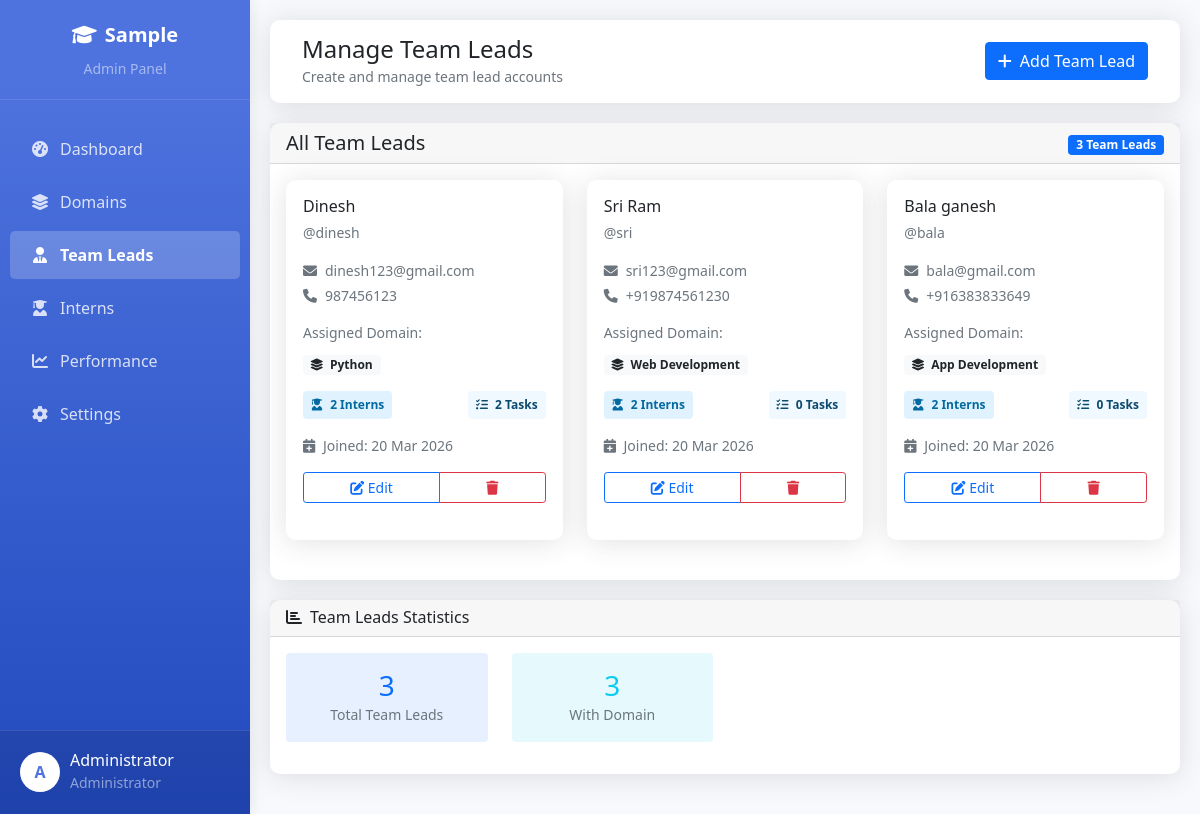
/admin/teamlead/manage.php (signed in), run on the app's committed database.
### tables this page shows
CREATE TABLE `company_details` (
  `id` int(11) NOT NULL AUTO_INCREMENT,
  `company_name` varchar(255) NOT NULL,
  `admin_username` varchar(50) NOT NULL,
  `admin_password` varchar(255) NOT NULL,
  `internship_duration` varchar(100) DEFAULT NULL,
  `office_timing` varchar(100) DEFAULT NULL,
  `min_score_for_job` int(11) DEFAULT 70,
  `created_at` timestamp NOT NULL DEFAULT current_timestamp(),
  `updated_at` timestamp NOT NULL DEFAULT current_timestamp() ON UPDATE current_timestamp(),
  PRIMARY KEY (`id`)
);

CREATE TABLE `users` (
  `id` int(11) NOT NULL AUTO_INCREMENT,
  `username` varchar(50) NOT NULL,
  `password` varchar(255) NOT NULL,
  `email` varchar(100) NOT NULL,
  `full_name` varchar(100) NOT NULL,
  `role` enum('admin','team_lead','intern') NOT NULL,
  `domain_id` int(11) DEFAULT NULL,
  `phone` varchar(20) DEFAULT NULL,
  `join_date` date DEFAULT NULL,
  `end_date` date DEFAULT NULL,
  `is_active` tinyint(1) DEFAULT 1,
  `created_at` timestamp NOT NULL DEFAULT current_timestamp(),
  PRIMARY KEY (`id`),
  UNIQUE KEY `username` (`username`),
  UNIQUE KEY `email` (`email`)
);

CREATE TABLE `domains` (
  `id` int(11) NOT NULL AUTO_INCREMENT,
  `domain_name` varchar(100) NOT NULL,
  `description` text DEFAULT NULL,
  `created_by` int(11) DEFAULT NULL,
  `created_at` timestamp NOT NULL DEFAULT current_timestamp(),
  PRIMARY KEY (`id`)
);

### admin/teamlead/manage.php (the view, shortened to what this page needs)
<?php
require_once '../../config/database.php';
$company_query = "SELECT company_name FROM company_details LIMIT 1";
$company_result = mysqli_query($conn, $company_query);
$company_data = mysqli_fetch_assoc($company_result);
$company_name = $company_data['company_name'] ?? 'Intern Management System';
$teamleads_query = "
    SELECT u.*, d.domain_name,
           (SELECT COUNT(*) FROM users i WHERE i.domain_id = u.domain_id AND i.role = 'intern' AND i.is_active = TRUE) as intern_count,
           (SELECT COUNT(*) FROM tasks t WHERE t.assigned_by = u.id) as tasks_assigned
    FROM users u
    LEFT JOIN domains d ON u.domain_id = d.id
    WHERE u.role = 'team_lead'
    ORDER BY u.is_active DESC, u.created_at DESC
";
$teamleads_result = mysqli_query($conn, $teamleads_query);
?>
<!DOCTYPE html>
<html lang="en">
<head>
    <link href="https://cdn.jsdelivr.net/npm/bootstrap@5.1.3/dist/css/bootstrap.min.css" rel="stylesheet">
    <link rel="stylesheet" href="https://cdnjs.cloudflare.com/ajax/libs/font-awesome/6.0.0/css/all.min.css">
</head>
<body>
    <div class="sidebar">
        <div class="sidebar-header">
            <a href="../dashboard.php" class="company-logo">
                <i class="fas fa-graduation-cap me-2"></i><?php echo $company_name; ?>
            </a>
            <small class="text-white-50 d-block mt-2">Admin Panel</small>
        </div>
        <div class="sidebar-menu">
            <a href="../dashboard.php" class="nav-link">
                <i class="fas fa-tachometer-alt"></i>Dashboard
            </a>
            <a href="../domains/manage.php" class="nav-link">
                <i class="fas fa-layer-group"></i>Domains
            </a>
            <a href="manage.php" class="nav-link active">
                <i class="fas fa-user-tie"></i>Team Leads
            </a>
            <a href="../intern/manage.php" class="nav-link">
                <i class="fas fa-user-graduate"></i>Interns
            </a>
            <a href="../performance/overview.php" class="nav-link">
                <i class="fas fa-chart-line"></i>Performance
            </a>
            <a href="../settings/company.php" class="nav-link">
                <i class="fas fa-cog"></i>Settings
            </a>
        </div>
        <div class="user-profile">
            <div class="d-flex align-items-center">
                <div class="profile-img">
                    <?php echo strtoupper(substr($_SESSION['full_name'], 0, 1)); ?>
                </div>
                <div>
                    <h6 class="mb-0"><?php echo $_SESSION['full_name']; ?></h6>
                    <small class="text-white-50">Administrator</small>
                </div>
            </div>
        </div>
    </div>
    <div class="main-content">
        <nav class="navbar-top">
            <div class="container-fluid">
                <div class="d-flex justify-content-between align-items-center w-100">
                    <div>
                        <h4 class="mb-0">Manage Team Leads</h4>
                        <small class="text-muted">Create and manage team lead accounts</small>
                    </div>
                    <div>
                        <a href="add.php" class="btn btn-primary">
                            <i class="fas fa-plus me-2"></i>Add Team Lead
                        </a>
                    </div>
                </div>
            </div>
        </nav>
        <div class="card">
            <div class="card-header d-flex justify-content-between align-items-center">
                <h5 class="mb-0">All Team Leads</h5>
                <div>
                    <span class="badge bg-primary">
                        <?php echo mysqli_num_rows($teamleads_result); ?> Team Leads
                    </span>
                </div>
            </div>
            <div class="card-body">
                <?php if (mysqli_num_rows($teamleads_result) > 0): ?>
                    <div class="row">
                        <?php while($tl = mysqli_fetch_assoc($teamleads_result)): ?>
                        <div class="col-md-6 col-lg-4 mb-4">
                            <div class="card user-card h-100">
                                <div class="card-body">
                                    <div class="d-flex justify-content-between align-items-start mb-3">
                                        <div>
                                            <h6 class="mb-1"><?php echo htmlspecialchars($tl['full_name']); ?></h6>
                                            <small class="text-muted">@<?php echo htmlspecialchars($tl['username']); ?></small>
                                        </div>
                                    </div>
                                    <div class="mb-3">
                                        <small class="text-muted d-block mb-1">
                                            <i class="fas fa-envelope me-2"></i><?php echo htmlspecialchars($tl['email']); ?>
                                        </small>
                                        <?php if (!empty($tl['phone'])): ?>
                                        <small class="text-muted d-block mb-1">
                                            <i class="fas fa-phone me-2"></i><?php echo htmlspecialchars($tl['phone']); ?>
                                        </small>
                                        <?php endif; ?>
                                    </div>
                                    <div class="mb-3">
                                        <small class="text-muted d-block mb-2">Assigned Domain:</small>
                                        <?php if ($tl['domain_name']): ?>
                                            <span class="badge bg-light text-dark">
                                                <i class="fas fa-layer-group me-1"></i>
                                                <?php echo htmlspecialchars($tl['domain_name']); ?>
                                            </span>
                                        <?php else: ?>
                                            <span class="badge bg-warning">
                                                <i class="fas fa-exclamation-triangle me-1"></i>No Domain
                                            </span>
                                        <?php endif; ?>
                                    </div>
                                    <div class="d-flex justify-content-between mb-3">
                                        <div class="text-center">
                                            <div class="badge badge-interns p-2">
                                                <i class="fas fa-user-graduate me-1"></i>
                                                <?php echo $tl['intern_count']; ?> Interns
                                            </div>
                                        </div>
                                        <div class="text-center">
                                            <div class="badge badge-tasks p-2">
                                                <i class="fas fa-tasks me-1"></i>
                                                <?php echo $tl['tasks_assigned']; ?> Tasks
                                            </div>
                                        </div>
                                    </div>
                                    <div class="small text-muted mb-3">
                                        <div>
                                            <i class="fas fa-calendar-plus me-1"></i>
                                            Joined: <?php echo date('d M Y', strtotime($tl['join_date'] ?? $tl['created_at'])); ?>
                                        </div>
                                    </div>
                                    <div class="btn-group w-100">
                                        <a href="edit.php?id=<?php echo $tl['id']; ?>" class="btn btn-outline-primary btn-sm">
                                            <i class="fas fa-edit"></i> Edit
                                        </a>
                                        <button onclick="confirmDelete(<?php echo $tl['id']; ?>)" class="btn btn-outline-danger btn-sm">
                                            <i class="fas fa-trash"></i>
                                        </button>
                                    </div>
                                </div>
                            </div>
                        </div>
                        <?php endwhile; ?>
                    </div>
                <?php endif; ?>
            </div>
        </div>
        <div class="card">
            <div class="card-header">
                <h6 class="mb-0"><i class="fas fa-chart-bar me-2"></i>Team Leads Statistics</h6>
            </div>
            <div class="card-body">
                <div class="row">
                    <?php
                    mysqli_data_seek($teamleads_result, 0);
                    $with_domain = 0;
                    $without_domain = 0;
                    while($tl = mysqli_fetch_assoc($teamleads_result)) {
                        if ($tl['domain_name']) $with_domain++;
                        else $without_domain++;
                    }
                    ?>
                    <div class="col-md-3 col-6 mb-3">
                        <div class="text-center p-3 bg-primary bg-opacity-10 rounded">
                            <h3 class="mb-0 text-primary"><?php echo mysqli_num_rows($teamleads_result); ?></h3>
                            <small class="text-muted">Total Team Leads</small>
                        </div>
                    </div>
                    <div class="col-md-3 col-6 mb-3">
                        <div class="text-center p-3 bg-info bg-opacity-10 rounded">
                            <h3 class="mb-0 text-info"><?php echo $with_domain; ?></h3>
                            <small class="text-muted">With Domain</small>
                        </div>
                    </div>
                </div>
            </div>
        </div>
    </div>
</body>
</html>

### admin/teamlead/manage.php (style rules this page uses)
body { background-color: #f8f9fc; font-family: 'Segoe UI', Tahoma, Geneva, Verdana, sans-serif; }
.sidebar { position: fixed; top: 0; left: 0; bottom: 0; width: 250px; background: linear-gradient(180deg, #4e73df 10%, #224abe 100%); color: white; box-shadow: 0 0 15px rgba(0,0,0,0.1); z-index: 1000; }
.main-content { margin-left: 250px; padding: 20px; min-height: 100vh; }
.sidebar-header { padding: 20px; text-align: center; border-bottom: 1px solid rgba(255,255,255,0.1); }
.company-logo { font-size: 20px; font-weight: 700; color: white; text-decoration: none; }
.sidebar-menu { padding: 20px 0; }
.nav-link { color: rgba(255,255,255,0.8); padding: 12px 20px; margin: 5px 10px; border-radius: 5px; transition: all 0.3s; text-decoration: none; display: block; }
.nav-link.active { color: white; background: rgba(255,255,255,0.2); font-weight: 600; }
.nav-link i { width: 20px; margin-right: 10px; text-align: center; }
.user-profile { position: absolute; bottom: 0; left: 0; right: 0; padding: 20px; background: rgba(0,0,0,0.1); border-top: 1px solid rgba(255,255,255,0.1); }
.profile-img { width: 40px; height: 40px; border-radius: 50%; background: white; display: flex; align-items: center; justify-content: center; color: #4e73df; font-weight: bold; margin-right: 10px; }
.navbar-top { background: white; box-shadow: 0 0.15rem 1.75rem 0 rgba(58, 59, 69, 0.15); padding: 15px 20px; margin-bottom: 20px; border-radius: 10px; }
.card { border: none; border-radius: 10px; box-shadow: 0 0.15rem 1.75rem 0 rgba(58, 59, 69, 0.15); margin-bottom: 20px; }
.badge-interns { background-color: #e0f2fe; color: #0369a1; }
.badge-tasks { background-color: #f0f9ff; color: #0c4a6e; }
.user-card { transition: all 0.3s; border: 1px solid transparent; }

### data on the page
company_details: company_name "Sample"
users: full_name "Dinesh", username "dinesh", email "dinesh123@gmail.com", phone "987456123", domain.domain_name "Python", intern_count "2", tasks_assigned "2", join_date "20 Mar 2026"
users: full_name "Sri Ram", username "sri", email "sri123@gmail.com", phone "+919874561230", domain.domain_name "Web Development", intern_count "2", tasks_assigned "0", join_date "20 Mar 2026"
users: full_name "Bala ganesh", username "bala", email "bala@gmail.com", phone "+916383833649", domain.domain_name "App Development", intern_count "2", tasks_assigned "0", join_date "20 Mar 2026"

### other printed values
substr($_SESSION['full_name'], 0, 1) "A"
$_SESSION['full_name'] "Administrator"
mysqli_num_rows($teamleads_result) "3"
$with_domain "3"
